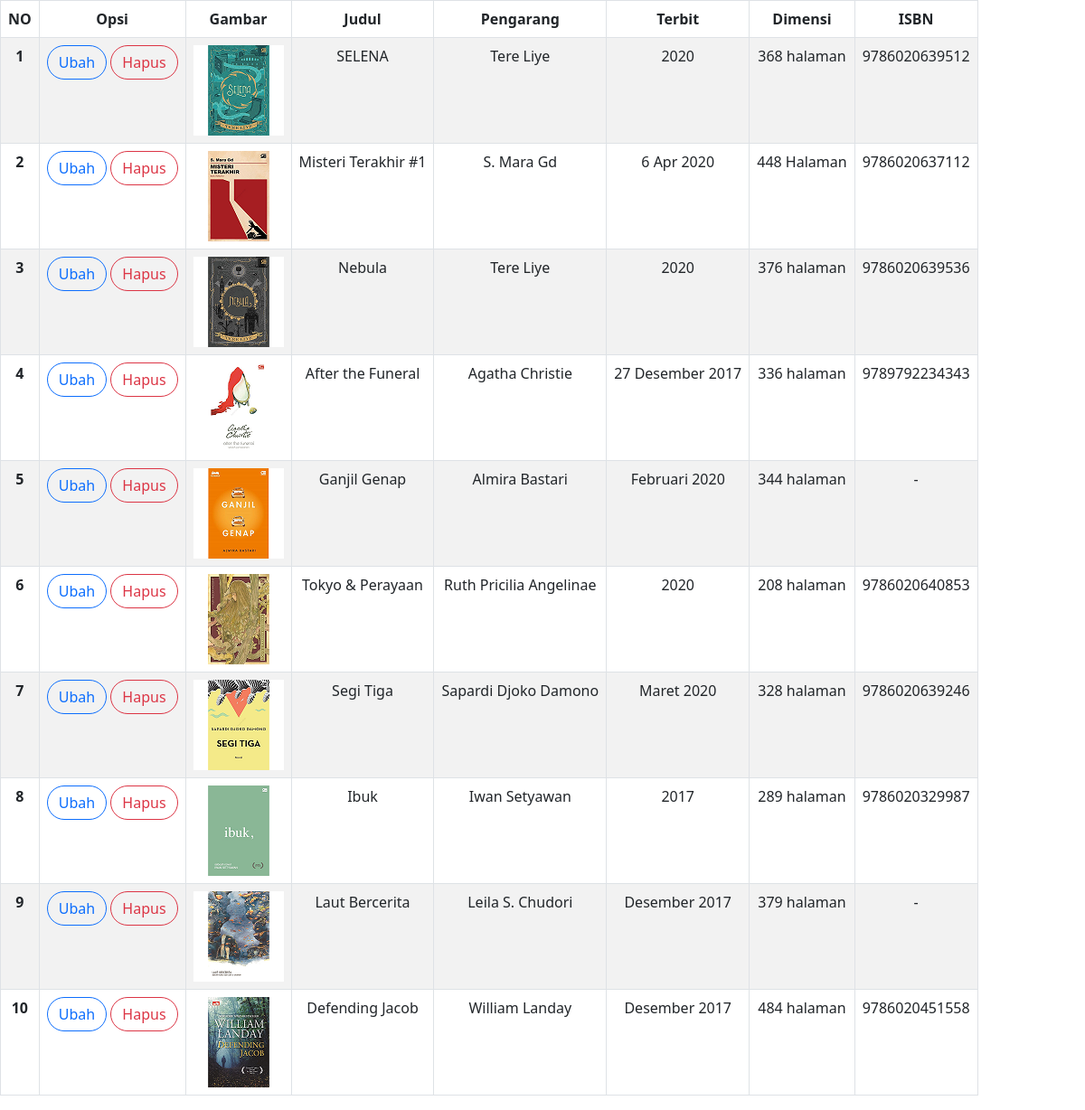
The page /latihan5a/php/admin.php on the database its author committed.
### tables this page shows
CREATE TABLE `books` (
  `id` int(11) NOT NULL,
  `Gambar` varchar(50) NOT NULL,
  `Judul` varchar(50) NOT NULL,
  `Pengarang` varchar(50) NOT NULL,
  `Terbit` varchar(50) NOT NULL,
  `Dimensi` varchar(50) NOT NULL,
  `ISBN` varchar(50) NOT NULL
);

### latihan5a/php/functions.php (called while the page is built, shortened)
<?php
function koneksi() {
    $conn = mysqli_connect("localhost", "root", "");
    mysqli_select_db($conn, "pw_tubes_203040021");
    return $conn;
}
function query($sql) {
    $conn = koneksi();
    $result = mysqli_query($conn, $sql);
    while ($row = mysqli_fetch_assoc($result) ) {
        $rows[] = $row;
    }
    return $rows;
}
?>

### latihan5a/php/admin.php (the view, shortened to what this page needs)
<?php
require 'functions.php';
$books = query ("SELECT * FROM books");
?>
<!DOCTYPE html>
<html lang="en">
<head>
    <link href="https://cdn.jsdelivr.net/npm/bootstrap@5.0.0-beta2/dist/css/bootstrap.min.css" rel="stylesheet">
</head>
<body>
<div class="float-md-start">
<table class="table table-bordered table-striped table-hover text-center">
  <thead>
    <tr>
      <th scope="col">NO</th>
      <th scope="col">Opsi</th>
      <th scope="col">Gambar</th>
      <th scope="col">Judul</th>
      <th scope="col">Pengarang</th>
      <th scope="col">Terbit</th>
      <th scope="col">Dimensi</th>
      <th scope="col">ISBN</th>
    </tr>
  </thead>
  <tbody>
    <?php $i = 1 ?>
    <?php foreach( $books as $book) : ?>
            <tr>
              <th scope="row"><?= $i ?></th>
              <td>
              <a href=""><button class="btn btn-outline-primary rounded-pill">Ubah</button></a>
              <a href=""><button class="btn btn-outline-danger rounded-pill">Hapus</button></a>
            </td>
              <td><img src="../assets/gambar/<?= $book["Gambar"]; ?>"></td>
              <td><?= $book["Judul"] ?></td>
              <td><?= $book["Pengarang"] ?></td>
              <td><?= $book["Terbit"] ?></td>
              <td><?= $book["Dimensi"] ?></td>
              <td><?= $book["ISBN"] ?></td>
            </tr>
            <?php $i++ ?>
            <?php endforeach; ?>
  </tbody>
</table>
</div>
</body>
</html>

### rows shown on the page
books: Gambar (picture), Judul "SELENA", Pengarang "Tere Liye", Terbit "2020", Dimensi "368 halaman", ISBN "9786020639512"
books: Gambar (picture), Judul "Misteri Terakhir #1", Pengarang "S. Mara Gd", Terbit "6 Apr 2020", Dimensi "448 Halaman", ISBN "9786020637112"
books: Gambar (picture), Judul "Nebula", Pengarang "Tere Liye", Terbit "2020", Dimensi "376 halaman", ISBN "9786020639536"
books: Gambar (picture), Judul "After the Funeral", Pengarang "Agatha Christie", Terbit "27 Desember 2017", Dimensi "336 halaman", ISBN "9789792234343"
books: Gambar (picture), Judul "Ganjil Genap", Pengarang "Almira Bastari", Terbit "Februari 2020", Dimensi "344 halaman", ISBN "-"
books: Gambar (picture), Judul "Tokyo & Perayaan", Pengarang "Ruth Pricilia Angelinae", Terbit "2020", Dimensi "208 halaman", ISBN "9786020640853"
books: Gambar (picture), Judul "Segi Tiga", Pengarang "Sapardi Djoko Damono", Terbit "Maret 2020", Dimensi "328 halaman", ISBN "9786020639246"
books: Gambar (picture), Judul "Ibuk", Pengarang "Iwan Setyawan", Terbit "2017", Dimensi "289 halaman", ISBN "9786020329987"
books: Gambar (picture), Judul "Laut Bercerita", Pengarang "Leila S. Chudori", Terbit "Desember 2017", Dimensi "379 halaman", ISBN "-"
books: Gambar (picture), Judul "Defending Jacob", Pengarang "William Landay", Terbit "Desember 2017", Dimensi "484 halaman", ISBN "9786020451558"
